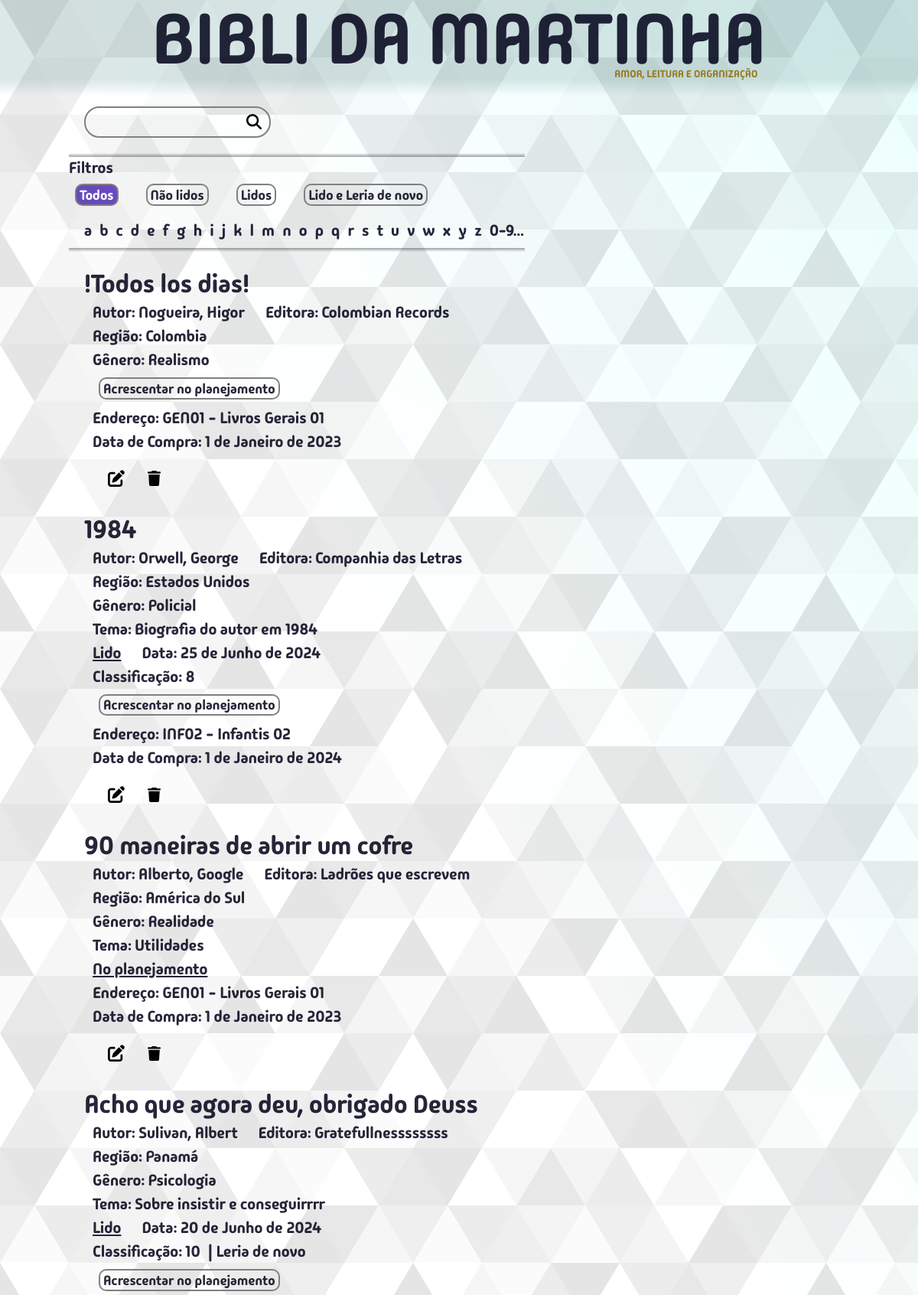
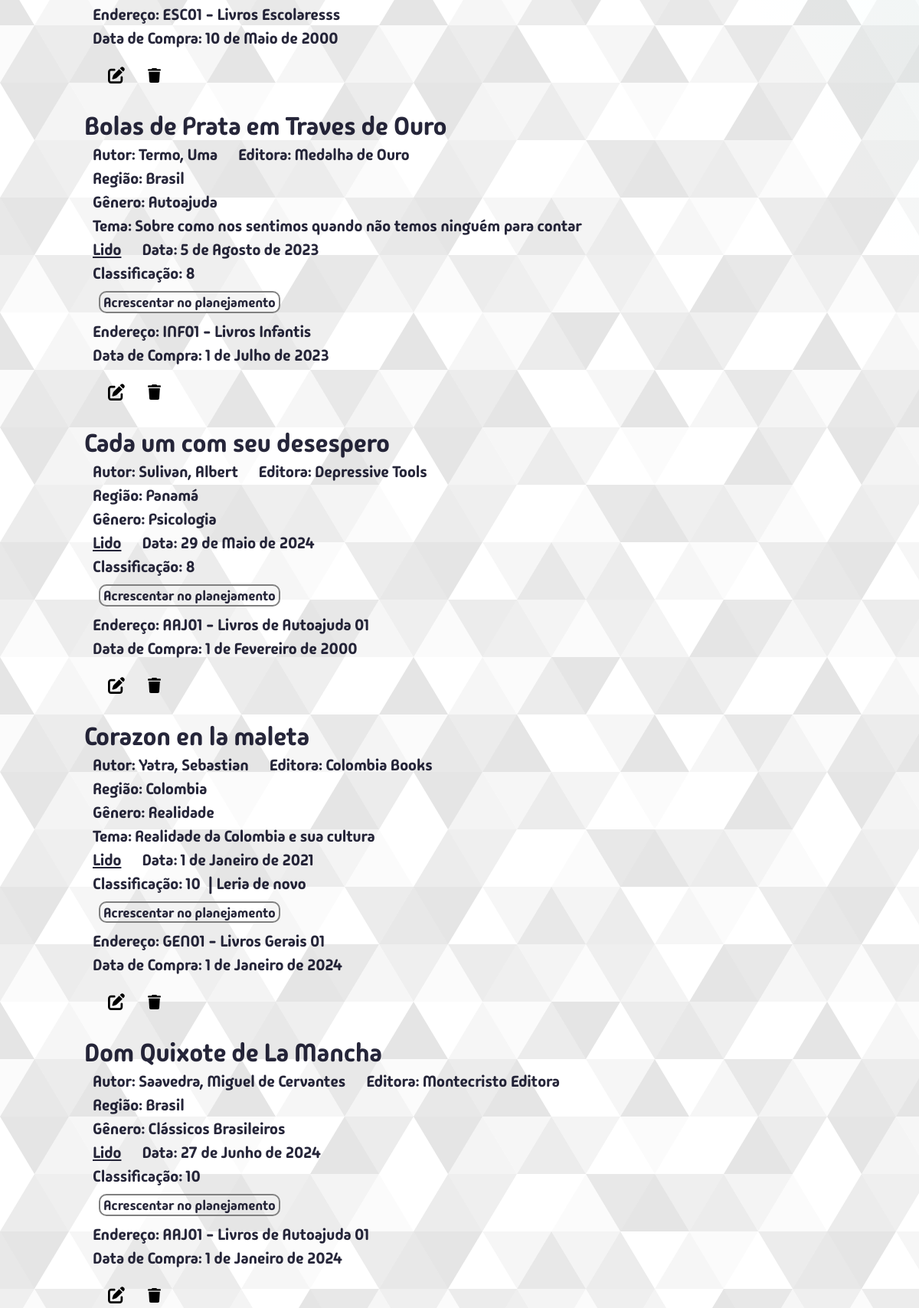
Screenshot of /meuslivros/todos/ (upper part) with the database file from the repository (2 pictures, top to bottom).
### bibm/models.py (models this page shows, shortened)
class Livro(models.Model):
    titulo = models.CharField(max_length=300, unique=True)
    editora = models.CharField(max_length=300, blank=True, null=True)
    autor = models.ForeignKey(Autor, on_delete=models.SET_DEFAULT, default=1)
    genero = models.ForeignKey(Genero, on_delete=models.SET_DEFAULT, default=1)
    tema = models.CharField(max_length=600, blank=True, null=True)
    lendo = models.BooleanField(default=False)
    lido = models.BooleanField(default=False)
    data_leitura = models.DateField(blank=True, null=True)
    leria_de_novo = models.BooleanField(default=False)
    notas = [(1,"1"),(2,"2"),(3,"3"),(4,"4"),(5,"5"),(6,"6"),(7,"7"),(8,"8"),(9,"9"),(10,"10")]
    classificacao = models.IntegerField(choices=notas, blank=True, null=True)
    endereco = models.ForeignKey(Endereco, on_delete=models.SET_NULL, blank=True, null=True)
    data_compra = models.DateField(null=True)
    regiao = models.ForeignKey(Regiao, on_delete=models.SET_DEFAULT, default=2)
    comentario = models.TextField(blank=True, null=True)
    planejamento = models.PositiveIntegerField(unique=True, blank=True, null=True)

class Autor(models.Model):
    prim_nome = models.CharField(max_length=65)
    ult_nome = models.CharField(max_length=65)
    nacionalidade = models.CharField(max_length=65, blank=True, null=True, default="")
    regiao = models.ForeignKey(Regiao, on_delete=models.SET_DEFAULT, default=2)
    comentario = models.TextField(blank=True, null=True)
    class Meta:
        verbose_name_plural = "autores"
        constraints = [
            models.UniqueConstraint(
                fields=["prim_nome","ult_nome"],
                name="autor_unique"
            )
        ]

class Regiao(models.Model):
    regiao = models.CharField(max_length=65, unique=True, verbose_name="região")
    comentario = models.TextField(blank=True, null=True)
    class Meta:
        verbose_name_plural = "regiões"
    def __str__(self):
        return str(self.regiao)

class Genero(models.Model):
    genero = models.CharField(max_length=65, unique=True)
    comentario = models.TextField(blank=True, null=True)
    class Meta:
        verbose_name = "gênero"

class Endereco(models.Model):
    codigo = models.CharField(max_length=5, validators=[validacao_endereco])
    descricao = models.CharField(max_length=300, blank=True, null=True)
    comentario = models.TextField(blank=True, null=True)
    class Meta:
        verbose_name = "Endereço"
    def __str__(self):
        if self.descricao is not None:
            return str(self.codigo) + " - " + str(self.descricao)
        else:
            return str(self.codigo)

### bibm/views/views_all.py (the view, shortened to what this page needs)
# urls.py: path("meuslivros/<filtro>/", views.meus_livros, name="meus_livros"),
def meus_livros(request, filtro):
    termo_busca = request.GET.get("q", "").strip()
    classe_btn = "btn-azul"
    ordem_alfabetica_lista = ["a","b","c","d","e","f","g","h","i","j","k","l","m","n","o","p",
                              "q","r","s","t","u","v","w","x","y","z","0-9..."]
    filtros = {
        "todos": "Todos",
        "naolidos": "Não lidos",
        "lidos": "Lidos",
        "lidoeleriadenovo": "Lido e Leria de novo"
    }
    if termo_busca == "":
        if filtro[:5] == "todos":
            meus_livros = Livro.objects.all().order_by("titulo")
            filtro_letra = filtro[5:]
            filtro = "todos"
        if filtro[:8] == "naolidos":
            meus_livros = Livro.objects.filter(lido=False).order_by("titulo")
            filtro_letra = filtro[8:]
            filtro = "naolidos"
        elif filtro[:5] == "lidos":
            meus_livros = Livro.objects.filter(lido=True).order_by("titulo")
            filtro_letra = filtro[5:]
            filtro = "lidos"
        elif filtro[:16] == "lidoeleriadenovo":
            meus_livros = Livro.objects.filter(lido=True, leria_de_novo=True).order_by("titulo")
            filtro_letra = filtro[16:]
            filtro = "lidoeleriadenovo"
    context = {
        "meus_livros": meus_livros,
        "caller": "meus_livros",
        "filtro": filtro,
        "filtros": filtros,
        "classe_btn": classe_btn,
        "ordem_alfabetica_lista": ordem_alfabetica_lista,
        "filtro_letra": filtro_letra,
    }
    return render(request, "bibm/pages/meusLivros.html", context)

### bibm/templates/bibm/pages/meusLivros.html
{% extends 'bibm/estru.html' %}
{% load static %}
{% block content %}
  <div class="container-search-box">
    <form action="{% url 'bibm:meus_livros' 'todos' %}" class="search-form caixa-de-pesquisa">
      <input type="search" class="search-input" name="q" value="{{ search_term }}" />
      <button type="submit" class="search-button lupa"><img src="{% static 'bibm/img/magnifying-glass-solid.svg' %}" alt="Lupa" /></button>
    </form>
  </div>
  {% include "bibm/partials/botoesFiltro.html" %}
  <div class="meus-livros-box">
    {% for livro in meus_livros %}
      {% include "bibm/partials/livroDetalheForm.html" %}
    {% empty %}
      Nenhum livro
    {% endfor %}
  </div>
{% endblock %}

### bibm/templates/bibm/partials/livroDetalheForm.html (shortened to what this page needs)
{% load static %}
<div class="livro-box">
  <span class="meus-livros-titulo">{{ livro.titulo }}</span>
  <div class="meus-livros-abaixo-titulo-box">
    <div class="autor-editora linha-livro-info">
      {% if livro.autor.prim_nome == 'Autor Desconhecido' %}
        <span class="meus-livros-autor">Autor Desconhecido</span>
      {% else %}
        <span class="meus-livros-autor">Autor: {{ livro.autor.ult_nome }}, {{ livro.autor.prim_nome }}</span>
      {% endif %}
      <span class="meus-livros-editora">Editora: {{ livro.editora }}</span>
    </div>
    <span class="linha-livro-info">Região: {{livro.regiao}}</span>
    <span class="meus-livros-genero linha-livro-info">Gênero: {{ livro.genero.genero }}</span>
    {% if livro.tema %}
      <span class="meus-livros-tema linha-livro-info">Tema: {{ livro.tema }}</span>
    {% endif %}
    {% if livro.lido %}
      <div class="livro-lido-linha linha-livro-info">
        <span class="meus-livros-lido"><u>Lido</u></span>
        <span class="meus-livros-data-leitura">Data: {{ livro.data_leitura }}</span>
      </div>
      <div class="flex-flow-row linha-livro-info">
        {% if livro.classificacao %}
        <div class="livro-classificacao">
          Classificação: {{ livro.classificacao }}
        </div>
        {% endif %}
        {% if livro.leria_de_novo %}
          <span class="meus-livros-leria-de-novo">| Leria de novo</span>
        {% endif %}
      </div>
    {% endif %}
    {% if livro.planejamento is None and not livro.lendo %}
    <div>
      {% if caller == "meus_livros" %}
        <form action="{% url 'bibm:acrescentar_no_planejamento_meus_livros' %}" method="post">
      {% else %}
        <form action="{% url 'bibm:acrescentar_no_planejamento'%}" method="post">
      {% endif %}
        <button type="submit" class="btn-medio {{classe_btn}}">Acrescentar no planejamento</button>
      </form>
    </div>
    {% elif livro.planejamento is not None and not livro.lendo %}
    <span class="ja-no-planejamento linha-livro-info">
      <u>No planejamento</u>
    </span>
    {% else %}
    <span class="ja-no-planejamento linha-livro-info">
      --- Lendo ---
    </span>
    {% endif %}
    {% if livro.endereco %}
      <span class="linha-livro-info">Endereço: {{livro.endereco}}</span>
    {% endif %}
    <span  class="linha-livro-info">Data de Compra: {{livro.data_compra}}</span>
    <div class="flex-flow-row espaco-top-2rem">
      <form method="GET" action="{% url 'bibm:editar_um_livro' livro.id %}">
        <button type="submit">
          <img
            src="{% static 'bibm/img/pen-to-square-solid.svg' %}"
            alt="Editar este livro"
            title="Editar este livro"
            class="btn-editar"
          >
        </button>
      </form>
      <form method="POST" action="{% url 'bibm:deletar_um_livro' %}"
        onclick="return confirm('Você confirma a exclusão deste livro?')">
        <button type="submit">
          <img
          src="{% static 'bibm/img/trash-solid.svg' %}"
          alt="Deletar este livro"
          title="Deletar este livro"
          class="btn-excluir"
          >
        </button>
      </form>
    </div>
  </div>
</div>

### bibm/static/bibm/css/estilos.css (style rules this page uses)
:root { --vermelho: 21; --verde: 95; --azul: 95; --cor-do-titulo: rgba(var(--vermelho), var(--verde), var(--azul), 0.15); --cod-do-titulo-bottom: rgba(var(--vermelho), var(--verde), var(--azul), 0); --azul-livro-atual: #4a9e9771; --verde-livro-atual: #07691c71; --vermelho-livro-atual: #b1432771; --cor-da-borda: gray; --recuo-padrao: calc(80vw + 2rem); --color-primary: #269fe6; --color-white: #fff; --color-escrita-padrao: rgba(0, 0, 24, 0.85); }
* { margin: 0; padding: 0; }
html { font-size: 62.5%; }
body { font-size: calc(1.2rem + 0.7vw); overflow: hidden auto; }
button { position: inherit; border: none; font-family: inherit; background: none; color: inherit; }
.btn-editar { position: relative; margin-left: 2rem; width: 2.2rem; top: .2rem; cursor: pointer; }
.btn-excluir { position: relative; width: 1.7rem; margin-left: 2rem; top: .2rem; cursor: pointer; }
.meus-livros-box { width: var(--recuo-padrao); margin: 0 auto; position: relative; display: flex; flex-flow: column; }
.meus-livros-abaixo-titulo-box { margin-left: calc(.5rem + .5vw); display: flex; flex-direction: column; }

### bibm/static/bibm/css/searchBox.css (style rules this page uses)
.container-search-box { margin: 0 auto; margin-bottom: 2rem; width: var(--recuo-padrao); }
.search-form { border: 2px solid var(--cor-da-borda); min-width: 19.5rem; width: 20vw; border-radius: 20px; position: relative; transition: all 300ms ease-in-out; }
.search-input, .search-button { border: none; background: none; outline: none; padding: 1rem; transition: all 300ms ease-in-out; font-family: inherit; }
.search-button img { width: 2rem; }
.search-button { position: absolute; top: -.2rem; right: 0; }
.search-input { width: 100%; padding-right: 3rem; }

### bibm/static/bibm/css/livroDetalheForm.css (style rules this page uses)
.livro-box { position: relative; display: flex; flex-direction: column; margin-bottom: 3rem; }
.meus-livros-titulo { font-size: calc(1.5rem + 1.5vw); }
.meus-livros-abaixo-titulo-box { margin-left: calc(.5rem + .5vw); display: flex; flex-direction: column; }
.autor-editora { display: inline-flex; }
.linha-livro-info { padding: 0.2rem 0; }
.meus-livros-autor { margin-right: calc(1.5rem + 1vw); }
.livro-lido-linha { display: inline-flex; }
.meus-livros-lido { margin-right: calc(1.5rem + 1vw); }

### bibm/static/bibm/css/botoes.css (style rules this page uses)
.btn-medio { position: relative; place-self: center; border: .2rem solid var(--cor-da-borda); width: fit-content; height: fit-content; border-radius: 1rem; font-family: inherit; font-size: calc(.8rem + .8vw); transition: all 300ms ease-in-out; padding: .09rem .4rem; margin: 0.8rem; }

### bibm/static/bibm/css/genericos.css (style rules this page uses)
.espaco-top-2rem { margin-top: 2rem; }
.flex-flow-row { display: flex; flex-flow: row; gap: 1rem; }

### rows the page displays
Livro: titulo "!Todos los dias!", autor.ult_nome "Nogueira", autor.prim_nome "Higor", editora "Colombian Records", regiao "Colombia", genero.genero "Realismo", endereco "GEN01 - Livros Gerais 01", data_compra "1 de Janeiro de 2023"
Livro: titulo "1984", autor.ult_nome "Orwell", autor.prim_nome "George", editora "Companhia das Letras", regiao "Estados Unidos", genero.genero "Policial", tema "Biografia do autor em 1984", data_leitura "25 de Junho de 2024", classificacao "8", endereco "INF02 - Infantis 02", data_compra "1 de Janeiro de 2024"
Livro: titulo "90 maneiras de abrir um cofre", autor.ult_nome "Alberto", autor.prim_nome "Google", editora "Ladrões que escrevem", regiao "América do Sul", genero.genero "Realidade", tema "Utilidades", planejamento "No planejamento", endereco "GEN01 - Livros Gerais 01", data_compra "1 de Janeiro de 2023"
Livro: titulo "Acho que agora deu, obrigado Deuss", autor.ult_nome "Sulivan", autor.prim_nome "Albert", editora "Gratefullnessssssss", regiao "Panamá", genero.genero "Psicologia", tema "Sobre insistir e conseguirrrr", data_leitura "20 de Junho de 2024", classificacao "10", leria_de_novo "| Leria de novo", endereco "ESC01 - Livros Escolaresss", data_compra "10 de Maio de 2000"
Livro: titulo "Bolas de Prata em Traves de Ouro", autor.ult_nome "Termo", autor.prim_nome "Uma", editora "Medalha de Ouro", regiao "Brasil", genero.genero "Autoajuda", tema "Sobre como nos sentimos quando não temos ninguém para contar", data_leitura "5 de Agosto de 2023", classificacao "8", endereco "INF01 - Livros Infantis", data_compra "1 de Julho de 2023"
Livro: titulo "Cada um com seu desespero", autor.ult_nome "Sulivan", autor.prim_nome "Albert", editora "Depressive Tools", regiao "Panamá", genero.genero "Psicologia", data_leitura "29 de Maio de 2024", classificacao "8", endereco "AAJ01 - Livros de Autoajuda 01", data_compra "1 de Fevereiro de 2000"
Livro: titulo "Corazon en la maleta", autor.ult_nome "Yatra", autor.prim_nome "Sebastian", editora "Colombia Books", regiao "Colombia", genero.genero "Realidade", tema "Realidade da Colombia e sua cultura", data_leitura "1 de Janeiro de 2021", classificacao "10", leria_de_novo "| Leria de novo", endereco "GEN01 - Livros Gerais 01", data_compra "1 de Janeiro de 2024"
Livro: titulo "Dom Quixote de La Mancha", autor.ult_nome "Saavedra", autor.prim_nome "Miguel de Cervantes", editora "Montecristo Editora", regiao "Brasil", genero.genero "Clássicos Brasileiros", data_leitura "27 de Junho de 2024", classificacao "10", endereco "AAJ01 - Livros de Autoajuda 01", data_compra "1 de Janeiro de 2024"

### other values shown
{{ fil_valor }} "Todos"
{{ fil_valor }} "Não lidos" "Lidos" "Lido e Leria de novo"
{{ letra }} "a" "b" "c" "d" "e" "f" "g" "h" "i" "j" "k" "l" "m" "n" "o" "p" "q" "r" "s" "t" "u" "v" "w" "x" "y" "z" "0-9..."
